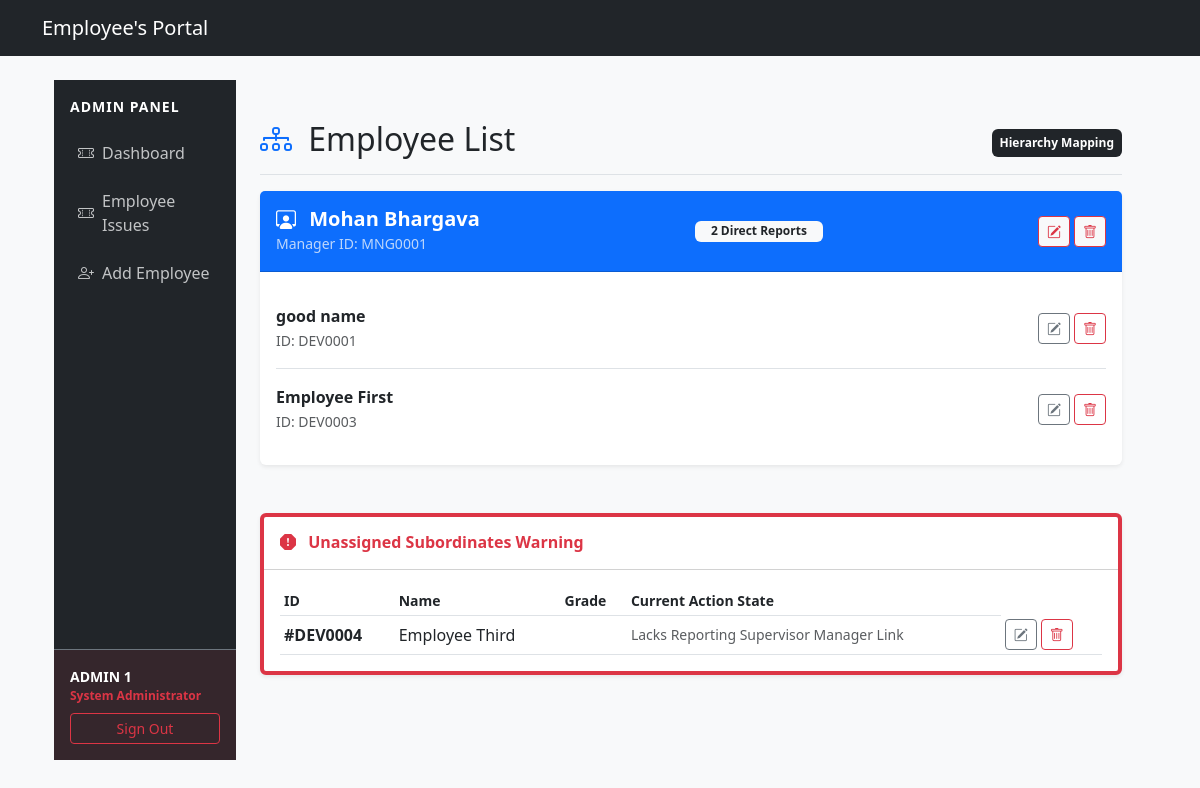
/dashboard/ (signed in), run on an earlier commit of the app's database.
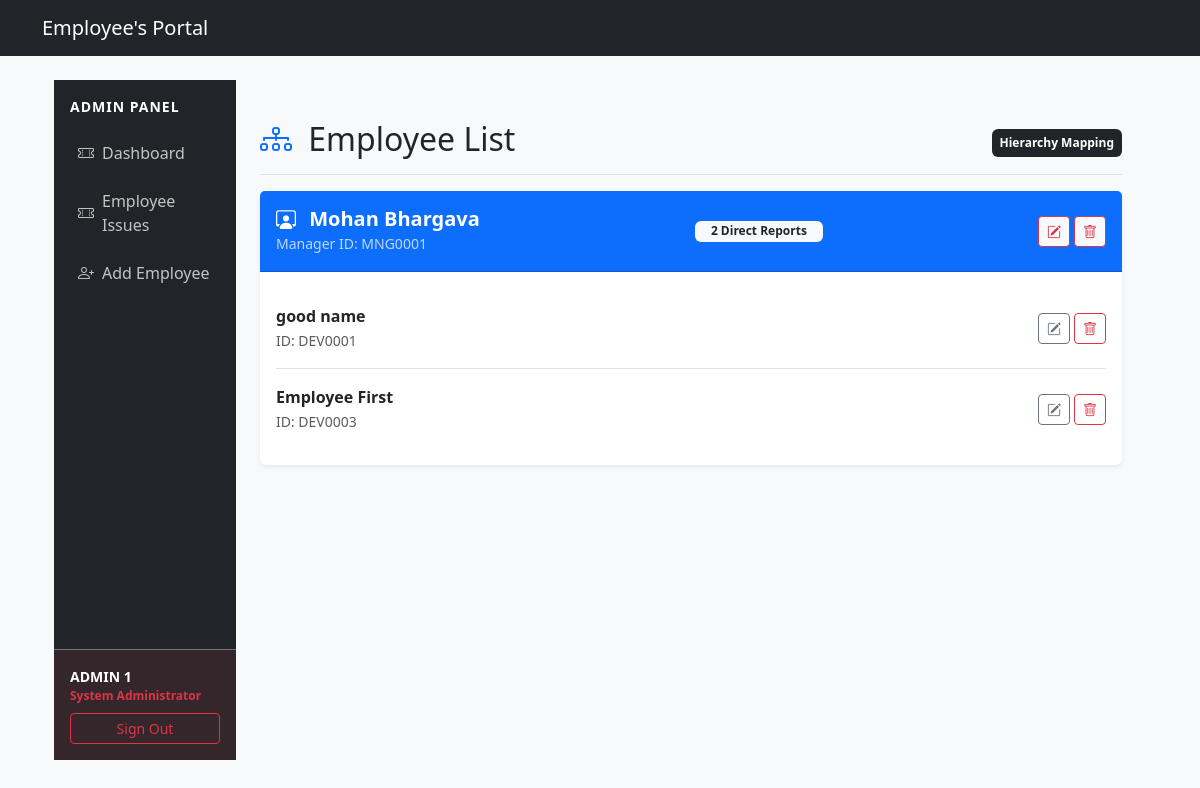
And on a later commit of the database.
### accounts/models.py (models this page shows, shortened)
class EmployeeInfo(models.Model):
    class RoleChoices(models.TextChoices):
        ADMIN = 'ADMIN', 'Admin'
        MANAGER = 'MANAGER', 'Manager'
        DEVELOPER = 'DEVELOPER', 'Developer'
    class GenderChoices(models.TextChoices):
        MALE = 'M', 'Male'
        FEMALE = 'F', 'Female'
        OTHER = 'O', 'Other'
    user = models.OneToOneField(User, on_delete=models.CASCADE, related_name='employee_profile')
    employee_id = models.CharField(max_length=20, unique=True, blank=True)
    name = models.CharField(max_length=100)
    role = models.CharField(max_length=20, choices=RoleChoices.choices, default=RoleChoices.DEVELOPER)
    dob = models.DateField(verbose_name="Date of Birth")
    gender = models.CharField(max_length=1, choices=GenderChoices.choices)
    blood_group = models.CharField(max_length=5)
    manager = models.ForeignKey(
        'self',
        null=True,
        blank=True,
        on_delete=models.SET_NULL,
        related_name='subordinates'
    )

### accounts/views.py (the view, shortened to what this page needs)
# urls.py: path('dashboard/', views.dashboard_home, name='dashboard'),
@login_required
def dashboard_home(request):
    user_profile = request.user.employee_profile
    if user_profile.role == 'ADMIN':
        employee = EmployeeInfo.objects.all().exclude(role ='ADMIN')
        managers = EmployeeInfo.objects.filter(role='MANAGER').prefetch_related('subordinates')
        unassigned_employees = EmployeeInfo.objects.filter(role='DEVELOPER', manager__isnull=True)
        return render(request, 'accounts/admindash.html',{
        'managers': managers,
        'unassigned_employees': unassigned_employees
    })

### accounts/templates/accounts/admindash.html (shortened to what the changed rows need)
{% extends 'accounts/adminbase.html' %}
{% block mainContent %}
<main class="col-md-9 ms-sm-auto col-lg-10 px-md-4 py-4">
    <div
        class="d-flex justify-content-between flex-wrap flex-md-nowrap align-items-center pt-3 pb-2 mb-3 border-bottom">
        <h1 class="h2"><i class="bi bi-diagram-3 text-primary me-2"></i> Employee List</h1>
    </div>
    {% if managers %}
    <div class="row row-cols-1 row-cols-xl-1 g-4">
        {% for manager in managers %}
        <div class="col">
            <div class="card shadow-sm border-0 h-100">
                <div class="card-header bg-primary text-white py-3 d-flex justify-content-between align-items-center">
                    <div>
                        <h5 class="mb-0 fw-bold"><i class="bi bi-person-workspace me-2"></i> {{ manager.name }}
                        </h5>
                        <small class="text-light opacity-75">Manager ID: {{ manager.employee_id }}</small>
                    </div>
                    <span class="badge bg-light text-dark fw-bold px-3">{{ manager.subordinates.count }} Direct
                        Reports</span>
                    <div class="d-flex gap-1">
                        <a href="{% url 'admin_edit_employee' manager.employee_id %}" class="btn btn-sm bg-light btn-outline-danger py-1 px-2"
                            title="Edit Profile">
                            <i class="bi bi-pencil-square"></i>
                        </a>
                        <form action="{% url 'admin_delete_employee' manager.employee_id %}" method="POST"
                            onsubmit="return confirm('Are you sure you want to completely remove this employee record from the system? This action cannot be undone.');">
                            <button type="submit" class="btn btn-sm bg-light btn-outline-danger py-1 px-2" title="Delete Profile">
                                <i class="bi bi-trash"></i>
                            </button>
                        </form>
                    </div>
                </div>
                <div class="card-body">
                    {% if manager.subordinates.all %}
                    <div class="list-group list-group-flush">
                        {% for dev in manager.subordinates.all %}
                        <div class="list-group-item px-0 py-3 d-flex justify-content-between align-items-center bg-transparent">
                            <div class="d-flex align-items-center">
                                <div>
                                    <div class="fw-semibold text-dark">{{ dev.name }}</div>
                                    <small class="text-muted">ID: {{ dev.employee_id }}</small>
                                </div>
                            </div>
                            <div class="d-flex gap-1">
                                <a href="{% url 'admin_edit_employee' dev.employee_id %}" class="btn btn-sm btn-outline-secondary py-1 px-2"
                                    title="Edit Profile">
                                    <i class="bi bi-pencil-square"></i>
                                </a>
                                <form action="{% url 'admin_delete_employee' dev.employee_id %}" method="POST"
                                    onsubmit="return confirm('Are you sure you want to completely remove this employee record from the system? This action cannot be undone.');">
                                    <button type="submit" class="btn btn-sm btn-outline-danger py-1 px-2" title="Delete Profile">
                                        <i class="bi bi-trash"></i>
                                    </button>
                                </form>
                            </div>
                        </div>
                        {% endfor %}
                    </div>
                    {% else %}
                    <div class="text-center py-4 text-muted border border-dashed rounded bg-light">
                        <i class="bi bi-person-x mb-1 d-block text-secondary fs-4"></i>
                        <small class="small">No employees currently grouped under this manager.</small>
                    </div>
                    {% endif %}
                </div>
            </div>
        </div>
        {% endfor %}
    </div>
    {% endif %}
    {% if unassigned_employees %}
    <div class="card shadow-sm border-start border-danger border-4 mt-5">
        <div class="card-header bg-white py-3">
            <h6 class="mb-0 text-danger fw-bold"><i class="bi bi-exclamation-octagon-fill me-2"></i> Unassigned
                Subordinates Warning</h6>
        </div>
        <div class="card-body">
            <div class="table-responsive">
                <table class="table table-sm align-middle mb-0">
                    <thead>
                        <tr class="text-muted small">
                            <th>ID</th>
                            <th>Name</th>
                            <th>Grade</th>
                            <th>Current Action State</th>
                        </tr>
                    </thead>
                    <tbody>
                        {% for individual in unassigned_employees %}
                        <tr>
                            <td class="fw-semibold text-dark">#{{ individual.employee_id }}</td>
                            <td>{{ individual.name }}</td>
                            <td></td>
                            <td class="text-muted small italic">Lacks Reporting Supervisor Manager Link</td>
                            <td><div class="d-flex gap-1">
                                <a href="{% url 'admin_edit_employee' individual.employee_id %}" class="btn btn-sm btn-outline-secondary py-1 px-2"
                                    title="Edit Profile">
                                    <i class="bi bi-pencil-square"></i>
                                </a>
                                <form action="{% url 'admin_delete_employee' individual.employee_id %}" method="POST"
                                    onsubmit="return confirm('Are you sure you want to completely remove this employee record from the system? This action cannot be undone.');">
                                    <button type="submit" class="btn btn-sm btn-outline-danger py-1 px-2" title="Delete Profile">
                                        <i class="bi bi-trash"></i>
                                    </button>
                                </form>
                            </div></td>
                        </tr>
                        {% endfor %}
                    </tbody>
                </table>
            </div>
        </div>
    </div>
    {% endif %}
</main>
{% endblock %}

What changed in the data, as far as the page shows it:
removed EmployeeInfo: employee_id "DEV0004", name "Employee Third", shown under "Unassigned Subordinates Warning"
Also different on the page:
text no longer shown: "Unassigned Subordinates Warning ID Name Grade Current Action State"
